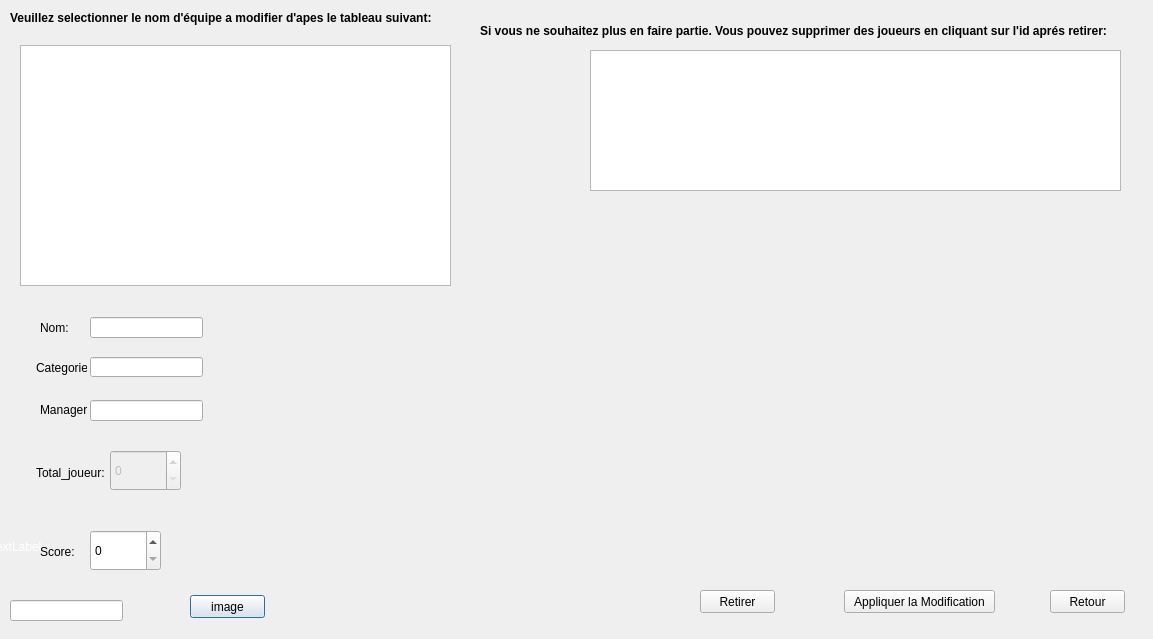
<?xml version="1.0" encoding="UTF-8"?>
<ui version="4.0">
 <class>modifier_equipe</class>
 <widget class="QDialog" name="modifier_equipe">
  <property name="geometry">
   <rect>
    <x>0</x>
    <y>0</y>
    <width>1153</width>
    <height>639</height>
   </rect>
  </property>
  <property name="windowTitle">
   <string>Dialog</string>
  </property>
  <widget class="QLabel" name="label">
   <property name="enabled">
    <bool>false</bool>
   </property>
   <property name="geometry">
    <rect>
     <x>10</x>
     <y>10</y>
     <width>451</width>
     <height>16</height>
    </rect>
   </property>
   <property name="palette">
    <palette>
     <active>
      <colorrole role="WindowText">
       <brush brushstyle="SolidPattern">
        <color alpha="255">
         <red>255</red>
         <green>255</green>
         <blue>255</blue>
        </color>
       </brush>
      </colorrole>
      <colorrole role="Button">
       <brush brushstyle="SolidPattern">
        <color alpha="255">
         <red>0</red>
         <green>0</green>
         <blue>0</blue>
        </color>
       </brush>
      </colorrole>
      <colorrole role="Light">
       <brush brushstyle="SolidPattern">
        <color alpha="255">
         <red>0</red>
         <green>0</green>
         <blue>0</blue>
        </color>
       </brush>
      </colorrole>
      <colorrole role="Midlight">
       <brush brushstyle="SolidPattern">
        <color alpha="255">
         <red>0</red>
         <green>0</green>
         <blue>0</blue>
        </color>
       </brush>
      </colorrole>
      <colorrole role="Dark">
       <brush brushstyle="SolidPattern">
        <color alpha="255">
         <red>0</red>
         <green>0</green>
         <blue>0</blue>
        </color>
       </brush>
      </colorrole>
      <colorrole role="Mid">
       <brush brushstyle="SolidPattern">
        <color alpha="255">
         <red>0</red>
         <green>0</green>
         <blue>0</blue>
        </color>
       </brush>
      </colorrole>
      <colorrole role="Text">
       <brush brushstyle="SolidPattern">
        <color alpha="255">
         <red>255</red>
         <green>255</green>
         <blue>255</blue>
        </color>
       </brush>
      </colorrole>
      <colorrole role="BrightText">
       <brush brushstyle="SolidPattern">
        <color alpha="255">
         <red>255</red>
         <green>255</green>
         <blue>255</blue>
        </color>
       </brush>
      </colorrole>
      <colorrole role="ButtonText">
       <brush brushstyle="SolidPattern">
        <color alpha="255">
         <red>255</red>
         <green>255</green>
         <blue>255</blue>
        </color>
       </brush>
      </colorrole>
      <colorrole role="Base">
       <brush brushstyle="SolidPattern">
        <color alpha="255">
         <red>0</red>
         <green>0</green>
         <blue>0</blue>
        </color>
       </brush>
      </colorrole>
      <colorrole role="Window">
       <brush brushstyle="SolidPattern">
        <color alpha="255">
         <red>0</red>
         <green>0</green>
         <blue>0</blue>
        </color>
       </brush>
      </colorrole>
      <colorrole role="Shadow">
       <brush brushstyle="SolidPattern">
        <color alpha="255">
         <red>0</red>
         <green>0</green>
         <blue>0</blue>
        </color>
       </brush>
      </colorrole>
      <colorrole role="AlternateBase">
       <brush brushstyle="SolidPattern">
        <color alpha="255">
         <red>0</red>
         <green>0</green>
         <blue>0</blue>
        </color>
       </brush>
      </colorrole>
      <colorrole role="ToolTipBase">
       <brush brushstyle="SolidPattern">
        <color alpha="255">
         <red>255</red>
         <green>255</green>
         <blue>220</blue>
        </color>
       </brush>
      </colorrole>
      <colorrole role="ToolTipText">
       <brush brushstyle="SolidPattern">
        <color alpha="255">
         <red>0</red>
         <green>0</green>
         <blue>0</blue>
        </color>
       </brush>
      </colorrole>
      <colorrole role="PlaceholderText">
       <brush brushstyle="SolidPattern">
        <color alpha="128">
         <red>255</red>
         <green>255</green>
         <blue>255</blue>
        </color>
       </brush>
      </colorrole>
     </active>
     <inactive>
      <colorrole role="WindowText">
       <brush brushstyle="SolidPattern">
        <color alpha="255">
         <red>255</red>
         <green>255</green>
         <blue>255</blue>
        </color>
       </brush>
      </colorrole>
      <colorrole role="Button">
       <brush brushstyle="SolidPattern">
        <color alpha="255">
         <red>0</red>
         <green>0</green>
         <blue>0</blue>
        </color>
       </brush>
      </colorrole>
      <colorrole role="Light">
       <brush brushstyle="SolidPattern">
        <color alpha="255">
         <red>0</red>
         <green>0</green>
         <blue>0</blue>
        </color>
       </brush>
      </colorrole>
      <colorrole role="Midlight">
       <brush brushstyle="SolidPattern">
        <color alpha="255">
         <red>0</red>
         <green>0</green>
         <blue>0</blue>
        </color>
       </brush>
      </colorrole>
      <colorrole role="Dark">
       <brush brushstyle="SolidPattern">
        <color alpha="255">
         <red>0</red>
         <green>0</green>
         <blue>0</blue>
        </color>
       </brush>
      </colorrole>
      <colorrole role="Mid">
       <brush brushstyle="SolidPattern">
        <color alpha="255">
         <red>0</red>
         <green>0</green>
         <blue>0</blue>
        </color>
       </brush>
      </colorrole>
      <colorrole role="Text">
       <brush brushstyle="SolidPattern">
        <color alpha="255">
         <red>255</red>
         <green>255</green>
         <blue>255</blue>
        </color>
       </brush>
      </colorrole>
      <colorrole role="BrightText">
       <brush brushstyle="SolidPattern">
        <color alpha="255">
         <red>255</red>
         <green>255</green>
         <blue>255</blue>
        </color>
       </brush>
      </colorrole>
      <colorrole role="ButtonText">
       <brush brushstyle="SolidPattern">
        <color alpha="255">
         <red>255</red>
         <green>255</green>
         <blue>255</blue>
        </color>
       </brush>
      </colorrole>
      <colorrole role="Base">
       <brush brushstyle="SolidPattern">
        <color alpha="255">
         <red>0</red>
         <green>0</green>
         <blue>0</blue>
        </color>
       </brush>
      </colorrole>
      <colorrole role="Window">
       <brush brushstyle="SolidPattern">
        <color alpha="255">
         <red>0</red>
         <green>0</green>
         <blue>0</blue>
        </color>
       </brush>
      </colorrole>
      <colorrole role="Shadow">
       <brush brushstyle="SolidPattern">
        <color alpha="255">
         <red>0</red>
         <green>0</green>
         <blue>0</blue>
        </color>
       </brush>
      </colorrole>
      <colorrole role="AlternateBase">
       <brush brushstyle="SolidPattern">
        <color alpha="255">
         <red>0</red>
         <green>0</green>
         <blue>0</blue>
        </color>
       </brush>
      </colorrole>
      <colorrole role="ToolTipBase">
       <brush brushstyle="SolidPattern">
        <color alpha="255">
         <red>255</red>
         <green>255</green>
         <blue>220</blue>
        </color>
       </brush>
      </colorrole>
      <colorrole role="ToolTipText">
       <brush brushstyle="SolidPattern">
        <color alpha="255">
         <red>0</red>
         <green>0</green>
         <blue>0</blue>
        </color>
       </brush>
      </colorrole>
      <colorrole role="PlaceholderText">
       <brush brushstyle="SolidPattern">
        <color alpha="128">
         <red>255</red>
         <green>255</green>
         <blue>255</blue>
        </color>
       </brush>
      </colorrole>
     </inactive>
     <disabled>
      <colorrole role="WindowText">
       <brush brushstyle="SolidPattern">
        <color alpha="255">
         <red>0</red>
         <green>0</green>
         <blue>0</blue>
        </color>
       </brush>
      </colorrole>
      <colorrole role="Button">
       <brush brushstyle="SolidPattern">
        <color alpha="255">
         <red>0</red>
         <green>0</green>
         <blue>0</blue>
        </color>
       </brush>
      </colorrole>
      <colorrole role="Light">
       <brush brushstyle="SolidPattern">
        <color alpha="255">
         <red>0</red>
         <green>0</green>
         <blue>0</blue>
        </color>
       </brush>
      </colorrole>
      <colorrole role="Midlight">
       <brush brushstyle="SolidPattern">
        <color alpha="255">
         <red>0</red>
         <green>0</green>
         <blue>0</blue>
        </color>
       </brush>
      </colorrole>
      <colorrole role="Dark">
       <brush brushstyle="SolidPattern">
        <color alpha="255">
         <red>0</red>
         <green>0</green>
         <blue>0</blue>
        </color>
       </brush>
      </colorrole>
      <colorrole role="Mid">
       <brush brushstyle="SolidPattern">
        <color alpha="255">
         <red>0</red>
         <green>0</green>
         <blue>0</blue>
        </color>
       </brush>
      </colorrole>
      <colorrole role="Text">
       <brush brushstyle="SolidPattern">
        <color alpha="255">
         <red>0</red>
         <green>0</green>
         <blue>0</blue>
        </color>
       </brush>
      </colorrole>
      <colorrole role="BrightText">
       <brush brushstyle="SolidPattern">
        <color alpha="255">
         <red>255</red>
         <green>255</green>
         <blue>255</blue>
        </color>
       </brush>
      </colorrole>
      <colorrole role="ButtonText">
       <brush brushstyle="SolidPattern">
        <color alpha="255">
         <red>0</red>
         <green>0</green>
         <blue>0</blue>
        </color>
       </brush>
      </colorrole>
      <colorrole role="Base">
       <brush brushstyle="SolidPattern">
        <color alpha="255">
         <red>0</red>
         <green>0</green>
         <blue>0</blue>
        </color>
       </brush>
      </colorrole>
      <colorrole role="Window">
       <brush brushstyle="SolidPattern">
        <color alpha="255">
         <red>0</red>
         <green>0</green>
         <blue>0</blue>
        </color>
       </brush>
      </colorrole>
      <colorrole role="Shadow">
       <brush brushstyle="SolidPattern">
        <color alpha="255">
         <red>0</red>
         <green>0</green>
         <blue>0</blue>
        </color>
       </brush>
      </colorrole>
      <colorrole role="AlternateBase">
       <brush brushstyle="SolidPattern">
        <color alpha="255">
         <red>0</red>
         <green>0</green>
         <blue>0</blue>
        </color>
       </brush>
      </colorrole>
      <colorrole role="ToolTipBase">
       <brush brushstyle="SolidPattern">
        <color alpha="255">
         <red>255</red>
         <green>255</green>
         <blue>220</blue>
        </color>
       </brush>
      </colorrole>
      <colorrole role="ToolTipText">
       <brush brushstyle="SolidPattern">
        <color alpha="255">
         <red>0</red>
         <green>0</green>
         <blue>0</blue>
        </color>
       </brush>
      </colorrole>
      <colorrole role="PlaceholderText">
       <brush brushstyle="SolidPattern">
        <color alpha="128">
         <red>255</red>
         <green>255</green>
         <blue>255</blue>
        </color>
       </brush>
      </colorrole>
     </disabled>
    </palette>
   </property>
   <property name="font">
    <font>
     <pointsize>9</pointsize>
     <weight>75</weight>
     <bold>true</bold>
    </font>
   </property>
   <property name="text">
    <string>Veuillez selectionner le nom d'équipe a modifier d'apes le tableau suivant:</string>
   </property>
  </widget>
  <widget class="QTableView" name="afficher_modif">
   <property name="geometry">
    <rect>
     <x>20</x>
     <y>45</y>
     <width>431</width>
     <height>241</height>
    </rect>
   </property>
  </widget>
  <widget class="QTableView" name="afficher_modif_2">
   <property name="geometry">
    <rect>
     <x>590</x>
     <y>50</y>
     <width>531</width>
     <height>141</height>
    </rect>
   </property>
  </widget>
  <widget class="QLabel" name="label_3">
   <property name="geometry">
    <rect>
     <x>40</x>
     <y>403</y>
     <width>47</width>
     <height>14</height>
    </rect>
   </property>
   <property name="text">
    <string>Manager:</string>
   </property>
  </widget>
  <widget class="QLineEdit" name="in_manager">
   <property name="geometry">
    <rect>
     <x>90</x>
     <y>400</y>
     <width>113</width>
     <height>21</height>
    </rect>
   </property>
   <property name="text">
    <string/>
   </property>
  </widget>
  <widget class="QPushButton" name="b_image">
   <property name="geometry">
    <rect>
     <x>190</x>
     <y>595</y>
     <width>75</width>
     <height>23</height>
    </rect>
   </property>
   <property name="text">
    <string>image</string>
   </property>
  </widget>
  <widget class="QLabel" name="image_2">
   <property name="geometry">
    <rect>
     <x>290</x>
     <y>340</y>
     <width>201</width>
     <height>201</height>
    </rect>
   </property>
   <property name="text">
    <string/>
   </property>
  </widget>
  <widget class="QLineEdit" name="in_categorie">
   <property name="geometry">
    <rect>
     <x>90</x>
     <y>357</y>
     <width>113</width>
     <height>20</height>
    </rect>
   </property>
   <property name="text">
    <string/>
   </property>
  </widget>
  <widget class="QLabel" name="label_2">
   <property name="geometry">
    <rect>
     <x>40</x>
     <y>321</y>
     <width>47</width>
     <height>14</height>
    </rect>
   </property>
   <property name="text">
    <string>Nom:</string>
   </property>
  </widget>
  <widget class="QLabel" name="label_4">
   <property name="geometry">
    <rect>
     <x>36</x>
     <y>360</y>
     <width>51</width>
     <height>16</height>
    </rect>
   </property>
   <property name="text">
    <string>Categorie:</string>
   </property>
  </widget>
  <widget class="QSpinBox" name="in_number">
   <property name="enabled">
    <bool>false</bool>
   </property>
   <property name="geometry">
    <rect>
     <x>110</x>
     <y>450</y>
     <width>71</width>
     <height>41</height>
    </rect>
   </property>
  </widget>
  <widget class="QSpinBox" name="in_score">
   <property name="geometry">
    <rect>
     <x>90</x>
     <y>530</y>
     <width>71</width>
     <height>41</height>
    </rect>
   </property>
  </widget>
  <widget class="QLabel" name="label_7">
   <property name="geometry">
    <rect>
     <x>36</x>
     <y>465</y>
     <width>71</width>
     <height>16</height>
    </rect>
   </property>
   <property name="text">
    <string>Total_joueur:</string>
   </property>
  </widget>
  <widget class="QLineEdit" name="in_nom">
   <property name="geometry">
    <rect>
     <x>90</x>
     <y>317</y>
     <width>113</width>
     <height>21</height>
    </rect>
   </property>
   <property name="text">
    <string/>
   </property>
  </widget>
  <widget class="QLabel" name="label_8">
   <property name="geometry">
    <rect>
     <x>40</x>
     <y>545</y>
     <width>47</width>
     <height>14</height>
    </rect>
   </property>
   <property name="text">
    <string>Score:</string>
   </property>
  </widget>
  <widget class="QLabel" name="image_1">
   <property name="geometry">
    <rect>
     <x>777</x>
     <y>250</y>
     <width>191</width>
     <height>291</height>
    </rect>
   </property>
   <property name="text">
    <string/>
   </property>
  </widget>
  <widget class="QPushButton" name="Appliquer_modification">
   <property name="geometry">
    <rect>
     <x>844</x>
     <y>590</y>
     <width>151</width>
     <height>23</height>
    </rect>
   </property>
   <property name="text">
    <string>Appliquer la Modification</string>
   </property>
  </widget>
  <widget class="QPushButton" name="Annuler">
   <property name="geometry">
    <rect>
     <x>1050</x>
     <y>590</y>
     <width>75</width>
     <height>23</height>
    </rect>
   </property>
   <property name="text">
    <string>Retour</string>
   </property>
  </widget>
  <widget class="QLabel" name="label_5">
   <property name="geometry">
    <rect>
     <x>480</x>
     <y>20</y>
     <width>671</width>
     <height>21</height>
    </rect>
   </property>
   <property name="font">
    <font>
     <pointsize>9</pointsize>
     <weight>75</weight>
     <bold>true</bold>
    </font>
   </property>
   <property name="text">
    <string>Si vous ne souhaitez plus en faire partie. Vous pouvez supprimer des joueurs en cliquant sur l'id aprés retirer:</string>
   </property>
  </widget>
  <widget class="QPushButton" name="pushButton_3">
   <property name="geometry">
    <rect>
     <x>700</x>
     <y>590</y>
     <width>75</width>
     <height>23</height>
    </rect>
   </property>
   <property name="text">
    <string>Retirer</string>
   </property>
  </widget>
  <widget class="QLabel" name="label_modif">
   <property name="geometry">
    <rect>
     <x>-10</x>
     <y>-200</y>
     <width>1171</width>
     <height>651</height>
    </rect>
   </property>
   <property name="text">
    <string/>
   </property>
  </widget>
  <widget class="QLabel" name="label_6">
   <property name="geometry">
    <rect>
     <x>-10</x>
     <y>451</y>
     <width>1171</width>
     <height>191</height>
    </rect>
   </property>
   <property name="palette">
    <palette>
     <active>
      <colorrole role="WindowText">
       <brush brushstyle="SolidPattern">
        <color alpha="255">
         <red>255</red>
         <green>255</green>
         <blue>255</blue>
        </color>
       </brush>
      </colorrole>
      <colorrole role="Button">
       <brush brushstyle="SolidPattern">
        <color alpha="255">
         <red>255</red>
         <green>255</green>
         <blue>255</blue>
        </color>
       </brush>
      </colorrole>
      <colorrole role="Midlight">
       <brush brushstyle="SolidPattern">
        <color alpha="255">
         <red>255</red>
         <green>255</green>
         <blue>255</blue>
        </color>
       </brush>
      </colorrole>
      <colorrole role="Dark">
       <brush brushstyle="SolidPattern">
        <color alpha="255">
         <red>255</red>
         <green>255</green>
         <blue>255</blue>
        </color>
       </brush>
      </colorrole>
      <colorrole role="Mid">
       <brush brushstyle="SolidPattern">
        <color alpha="255">
         <red>255</red>
         <green>255</green>
         <blue>255</blue>
        </color>
       </brush>
      </colorrole>
      <colorrole role="Text">
       <brush brushstyle="SolidPattern">
        <color alpha="255">
         <red>0</red>
         <green>0</green>
         <blue>0</blue>
        </color>
       </brush>
      </colorrole>
      <colorrole role="ButtonText">
       <brush brushstyle="SolidPattern">
        <color alpha="255">
         <red>0</red>
         <green>0</green>
         <blue>0</blue>
        </color>
       </brush>
      </colorrole>
      <colorrole role="Base">
       <brush brushstyle="SolidPattern">
        <color alpha="255">
         <red>255</red>
         <green>255</green>
         <blue>255</blue>
        </color>
       </brush>
      </colorrole>
      <colorrole role="Window">
       <brush brushstyle="SolidPattern">
        <color alpha="255">
         <red>255</red>
         <green>255</green>
         <blue>255</blue>
        </color>
       </brush>
      </colorrole>
      <colorrole role="Highlight">
       <brush brushstyle="SolidPattern">
        <color alpha="255">
         <red>0</red>
         <green>120</green>
         <blue>215</blue>
        </color>
       </brush>
      </colorrole>
      <colorrole role="PlaceholderText">
       <brush brushstyle="SolidPattern">
        <color alpha="128">
         <red>0</red>
         <green>0</green>
         <blue>0</blue>
        </color>
       </brush>
      </colorrole>
     </active>
     <inactive>
      <colorrole role="WindowText">
       <brush brushstyle="SolidPattern">
        <color alpha="255">
         <red>255</red>
         <green>255</green>
         <blue>255</blue>
        </color>
       </brush>
      </colorrole>
      <colorrole role="Button">
       <brush brushstyle="SolidPattern">
        <color alpha="255">
         <red>255</red>
         <green>255</green>
         <blue>255</blue>
        </color>
       </brush>
      </colorrole>
      <colorrole role="Midlight">
       <brush brushstyle="SolidPattern">
        <color alpha="255">
         <red>255</red>
         <green>255</green>
         <blue>255</blue>
        </color>
       </brush>
      </colorrole>
      <colorrole role="Dark">
       <brush brushstyle="SolidPattern">
        <color alpha="255">
         <red>255</red>
         <green>255</green>
         <blue>255</blue>
        </color>
       </brush>
      </colorrole>
      <colorrole role="Mid">
       <brush brushstyle="SolidPattern">
        <color alpha="255">
         <red>255</red>
         <green>255</green>
         <blue>255</blue>
        </color>
       </brush>
      </colorrole>
      <colorrole role="Text">
       <brush brushstyle="SolidPattern">
        <color alpha="255">
         <red>0</red>
         <green>0</green>
         <blue>0</blue>
        </color>
       </brush>
      </colorrole>
      <colorrole role="ButtonText">
       <brush brushstyle="SolidPattern">
        <color alpha="255">
         <red>0</red>
         <green>0</green>
         <blue>0</blue>
        </color>
       </brush>
      </colorrole>
      <colorrole role="Base">
       <brush brushstyle="SolidPattern">
        <color alpha="255">
         <red>255</red>
         <green>255</green>
         <blue>255</blue>
        </color>
       </brush>
      </colorrole>
      <colorrole role="Window">
       <brush brushstyle="SolidPattern">
        <color alpha="255">
         <red>255</red>
         <green>255</green>
         <blue>255</blue>
        </color>
       </brush>
      </colorrole>
      <colorrole role="Highlight">
       <brush brushstyle="SolidPattern">
        <color alpha="255">
         <red>255</red>
         <green>255</green>
         <blue>255</blue>
        </color>
       </brush>
      </colorrole>
      <colorrole role="PlaceholderText">
       <brush brushstyle="SolidPattern">
        <color alpha="128">
         <red>0</red>
         <green>0</green>
         <blue>0</blue>
        </color>
       </brush>
      </colorrole>
     </inactive>
     <disabled>
      <colorrole role="WindowText">
       <brush brushstyle="SolidPattern">
        <color alpha="255">
         <red>255</red>
         <green>255</green>
         <blue>255</blue>
        </color>
       </brush>
      </colorrole>
      <colorrole role="Button">
       <brush brushstyle="SolidPattern">
        <color alpha="255">
         <red>255</red>
         <green>255</green>
         <blue>255</blue>
        </color>
       </brush>
      </colorrole>
      <colorrole role="Midlight">
       <brush brushstyle="SolidPattern">
        <color alpha="255">
         <red>255</red>
         <green>255</green>
         <blue>255</blue>
        </color>
       </brush>
      </colorrole>
      <colorrole role="Dark">
       <brush brushstyle="SolidPattern">
        <color alpha="255">
         <red>255</red>
         <green>255</green>
         <blue>255</blue>
        </color>
       </brush>
      </colorrole>
      <colorrole role="Mid">
       <brush brushstyle="SolidPattern">
        <color alpha="255">
         <red>255</red>
         <green>255</green>
         <blue>255</blue>
        </color>
       </brush>
      </colorrole>
      <colorrole role="Text">
       <brush brushstyle="SolidPattern">
        <color alpha="255">
         <red>255</red>
         <green>255</green>
         <blue>255</blue>
        </color>
       </brush>
      </colorrole>
      <colorrole role="ButtonText">
       <brush brushstyle="SolidPattern">
        <color alpha="255">
         <red>255</red>
         <green>255</green>
         <blue>255</blue>
        </color>
       </brush>
      </colorrole>
      <colorrole role="Base">
       <brush brushstyle="SolidPattern">
        <color alpha="255">
         <red>255</red>
         <green>255</green>
         <blue>255</blue>
        </color>
       </brush>
      </colorrole>
      <colorrole role="Window">
       <brush brushstyle="SolidPattern">
        <color alpha="255">
         <red>255</red>
         <green>255</green>
         <blue>255</blue>
        </color>
       </brush>
      </colorrole>
      <colorrole role="Highlight">
       <brush brushstyle="SolidPattern">
        <color alpha="255">
         <red>0</red>
         <green>120</green>
         <blue>215</blue>
        </color>
       </brush>
      </colorrole>
      <colorrole role="PlaceholderText">
       <brush brushstyle="SolidPattern">
        <color alpha="128">
         <red>0</red>
         <green>0</green>
         <blue>0</blue>
        </color>
       </brush>
      </colorrole>
     </disabled>
    </palette>
   </property>
   <property name="text">
    <string>TextLabel</string>
   </property>
  </widget>
  <widget class="QLineEdit" name="hide">
   <property name="geometry">
    <rect>
     <x>10</x>
     <y>600</y>
     <width>113</width>
     <height>21</height>
    </rect>
   </property>
   <property name="text">
    <string/>
   </property>
  </widget>
  <zorder>label_6</zorder>
  <zorder>label_modif</zorder>
  <zorder>label</zorder>
  <zorder>afficher_modif</zorder>
  <zorder>afficher_modif_2</zorder>
  <zorder>label_3</zorder>
  <zorder>in_manager</zorder>
  <zorder>b_image</zorder>
  <zorder>image_2</zorder>
  <zorder>in_categorie</zorder>
  <zorder>label_2</zorder>
  <zorder>label_4</zorder>
  <zorder>in_number</zorder>
  <zorder>in_score</zorder>
  <zorder>label_7</zorder>
  <zorder>in_nom</zorder>
  <zorder>label_8</zorder>
  <zorder>image_1</zorder>
  <zorder>Appliquer_modification</zorder>
  <zorder>Annuler</zorder>
  <zorder>label_5</zorder>
  <zorder>pushButton_3</zorder>
  <zorder>hide</zorder>
 </widget>
 <resources/>
 <connections/>
</ui>
